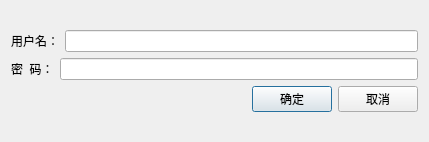
<?xml version="1.0" encoding="UTF-8"?>
<ui version="4.0">
 <class>loginDialog</class>
 <widget class="QDialog" name="loginDialog">
  <property name="geometry">
   <rect>
    <x>0</x>
    <y>0</y>
    <width>429</width>
    <height>142</height>
   </rect>
  </property>
  <property name="windowTitle">
   <string>Dialog</string>
  </property>
  <layout class="QVBoxLayout" name="verticalLayout_3">
   <item>
    <layout class="QVBoxLayout" name="verticalLayout_2" stretch="2,1">
     <item>
      <layout class="QVBoxLayout" name="verticalLayout">
       <item>
        <layout class="QHBoxLayout" name="horizontalLayout">
         <item>
          <widget class="QLabel" name="label">
           <property name="text">
            <string>用户名：</string>
           </property>
          </widget>
         </item>
         <item>
          <widget class="QLineEdit" name="le_username"/>
         </item>
        </layout>
       </item>
       <item>
        <layout class="QHBoxLayout" name="horizontalLayout_2">
         <item>
          <widget class="QLabel" name="label_2">
           <property name="text">
            <string>密  码：</string>
           </property>
          </widget>
         </item>
         <item>
          <widget class="QLineEdit" name="le_password"/>
         </item>
        </layout>
       </item>
      </layout>
     </item>
     <item>
      <layout class="QHBoxLayout" name="horizontalLayout_3">
       <item>
        <spacer name="horizontalSpacer">
         <property name="orientation">
          <enum>Qt::Horizontal</enum>
         </property>
         <property name="sizeHint" stdset="0">
          <size>
           <width>148</width>
           <height>20</height>
          </size>
         </property>
        </spacer>
       </item>
       <item>
        <widget class="QPushButton" name="pb_ok">
         <property name="text">
          <string>确定</string>
         </property>
        </widget>
       </item>
       <item>
        <widget class="QPushButton" name="pb_cancel">
         <property name="text">
          <string>取消</string>
         </property>
        </widget>
       </item>
      </layout>
     </item>
    </layout>
   </item>
  </layout>
 </widget>
 <resources/>
 <connections/>
</ui>
